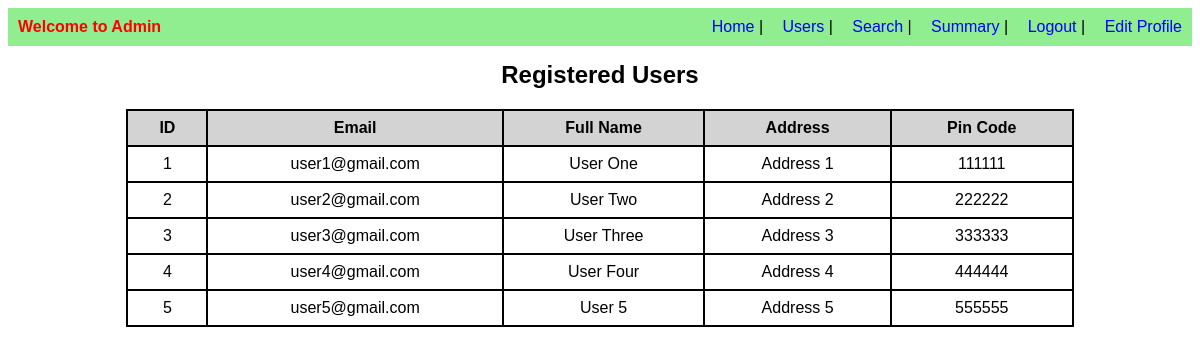
Screenshot of /admin_registered_users with the database file from the repository.
### tables this page shows
CREATE TABLE user (
    id INTEGER PRIMARY KEY AUTOINCREMENT,
    email TEXT UNIQUE NOT NULL,
    password TEXT NOT NULL,
    full_name TEXT NOT NULL,
    address TEXT NOT NULL,
    pincode TEXT NOT NULL
);

### controllers/controller.py (the view)
    @app.route('/admin_registered_users')
    def registered_users():
        conn = sqlite3.connect('database.db')
        conn.row_factory = sqlite3.Row
        c = conn.cursor()
        c.execute("SELECT * FROM user")
        users = c.fetchall()
        conn.close()
        return render_template('admin_registered_users.html', users=users)

### templates/admin_registered_users.html (shortened to what this page needs)
<!DOCTYPE html>
<html>
<head>
</head>
<body>
<div class="header">
    <div class="header-left">Welcome to Admin</div>
    <div class="header-right">
        <a href="/admin_dashboard">Home</a> |
        <a href="/admin_registered_users">Users</a> |
        <a href="/admin_search">Search</a> |
        <a href="/admin_summary">Summary</a> |
        <a href="/logout">Logout</a> |
        <a href="/admin_edit_profile">Edit Profile</a>
    </div>
</div>
<div class="nav">Registered Users</div>
<div class="users-container">
    <table>
        <tr>
            <th>ID</th>
            <th>Email</th>
            <th>Full Name</th>
            <th>Address</th>
            <th>Pin Code</th>
        </tr>
        {% for user in users %}
        <tr>
            <td>{{ user.id }}</td>
            <td>{{ user.email }}</td>
            <td>{{ user.full_name }}</td>
            <td>{{ user.address }}</td>
            <td>{{ user.pincode }}</td>
        </tr>
        {% endfor %}
    </table>
</div>
</body>
</html>

### templates/admin_registered_users.html (style rules this page uses)
body { font-family: Arial, sans-serif; }
.header { background-color: lightgreen; padding: 10px; display: flex; justify-content: space-between; }
.header-left { font-weight: bold; color: red; }
.header-right a { margin-left: 15px; text-decoration: none; color: blue; }
.nav { margin-top: 15px; text-align: center; font-size: 24px; font-weight: bold; }
.users-container { display: flex; justify-content: center; margin-top: 20px; }
table { border-collapse: collapse; width: 80%; text-align: center; }
th, td { border: 2px solid black; padding: 8px 12px; }
th { background-color: lightgray; }

### rows the page displays
user: id "1", email "user1@gmail.com", full_name "User One", address "Address 1", pincode "111111"
user: id "2", email "user2@gmail.com", full_name "User Two", address "Address 2", pincode "222222"
user: id "3", email "user3@gmail.com", full_name "User Three", address "Address 3", pincode "333333"
user: id "4", email "user4@gmail.com", full_name "User Four", address "Address 4", pincode "444444"
user: id "5", email "user5@gmail.com", full_name "User 5", address "Address 5", pincode "555555"
